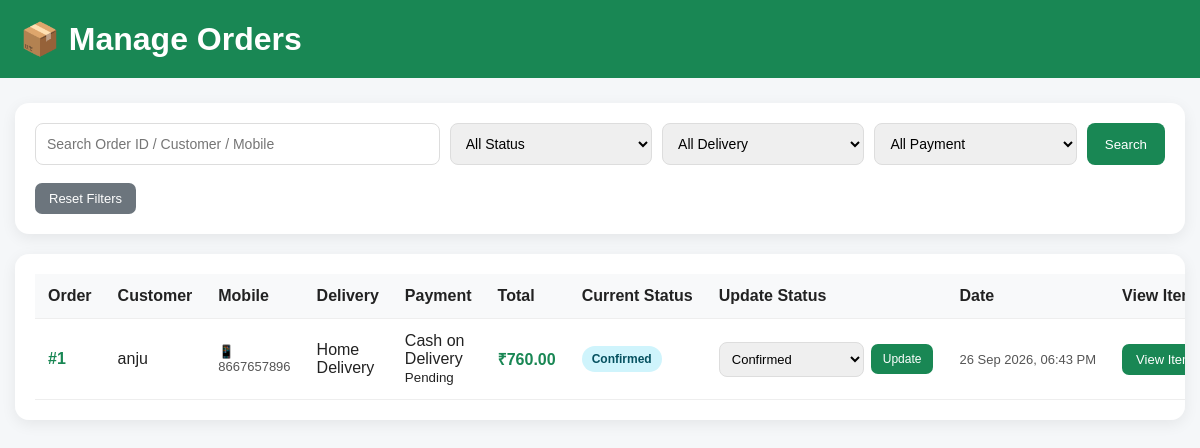
/orders/admin-orders/ (signed in), run on the app's committed database.
### orders/models.py (models this page shows, shortened)
class Order(models.Model):
    DELIVERY_CHOICES = [
        ("delivery", "Home Delivery"),
        ("pickup", "Shop Pickup"),
    ]
    PAYMENT_CHOICES = [
        ("cod", "Cash on Delivery"),
        ("online", "Online Payment"),
    ]
    STATUS_CHOICES = [
        ("pending", "Pending"),
        ("confirmed", "Confirmed"),
        ("preparing", "Preparing"),
        ("out_for_delivery", "Out for Delivery"),
        ("ready_pickup", "Ready for Pickup"),
        ("delivered", "Delivered"),
        ("cancelled", "Cancelled"),
    ]
    user = models.ForeignKey(
    User,
    on_delete=models.SET_NULL,
    null=True,
    blank=True,
    related_name="orders"
)
    customer_name = models.CharField(max_length=150)
    mobile = models.CharField(max_length=15)
    email = models.EmailField(blank=True)
    address = models.TextField(blank=True)
    city = models.CharField(max_length=100, blank=True)
    pincode = models.CharField(max_length=10, blank=True)
    delivery_type = models.CharField(
        max_length=20,
        choices=DELIVERY_CHOICES,
        default="delivery"
    )
    payment_method = models.CharField(
        max_length=20,
        choices=PAYMENT_CHOICES,
        default="cod"
    )
    payment_status = models.CharField(
        max_length=20,
        default="pending"
    )
    order_status = models.CharField(
        max_length=30,
        choices=STATUS_CHOICES,
        default="pending"
    )
    subtotal = models.DecimalField(
        max_digits=10,
        decimal_places=2
    )
    delivery_charge = models.DecimalField(
        max_digits=10,
        decimal_places=2,
        default=0
    )
    total_amount = models.DecimalField(
        max_digits=10,
        decimal_places=2
    )
    created_at = models.DateTimeField(
        auto_now_add=True
    )
    updated_at = models.DateTimeField(
        auto_now=True
    )

### orders/views.py (the view, shortened to what this page needs)
@login_required
@user_passes_test(is_admin_user)
def admin_orders(request):
    orders = Order.objects.prefetch_related(
        "items__product"
    ).order_by("-created_at")
    search = request.GET.get("search", "").strip()
    status = request.GET.get("status", "")
    delivery_type = request.GET.get("delivery_type", "")
    payment_method = request.GET.get("payment_method", "")
    if status:
        orders = orders.filter(
            order_status=status
        )
    if delivery_type:
        orders = orders.filter(
            delivery_type=delivery_type
        )
    if payment_method:
        orders = orders.filter(
            payment_method=payment_method
        )
    context = {
        "orders": orders,
        "search": search,
        "selected_status": status,
        "selected_delivery": delivery_type,
        "selected_payment": payment_method,
        "status_choices": Order.STATUS_CHOICES,
        "delivery_choices": Order.DELIVERY_CHOICES,
        "payment_choices": Order.PAYMENT_CHOICES,
    }
    return render(
        request,
        "orders/admin_orders.html",
        context
    )

### orders/views.py (called while the page is built)
def is_admin_user(user):
    return user.is_authenticated and user.is_staff

### templates/orders/admin_orders.html (shortened to what this page needs)
<!DOCTYPE html>
<html lang="en">
<head>
</head>
<body>
<div class="header">
    <h1>📦 Manage Orders</h1>
</div>
<div class="container">
<div class="filter-box">
    <form method="get">
        <div class="filters">
            <input
                type="text"
                name="search"
                placeholder="Search Order ID / Customer / Mobile"
                value="{{ search }}"
            >
            <select name="status">
                <option value="">All Status</option>
            </select>
            <select name="delivery_type">
                <option value="">All Delivery</option>
            </select>
            <select name="payment_method">
                <option value="">All Payment</option>
            </select>
            <button type="submit">
                Search
            </button>
        </div>
    </form>
    <br>
    <a
        href="{% url 'admin_orders' %}"
        class="view-btn reset"
    >
        Reset Filters
    </a>
</div>
<div class="table-box">
    <table>
        <thead>
            <tr>
                <th>Order</th>
                <th>Customer</th>
                <th>Mobile</th>
                <th>Delivery</th>
                <th>Payment</th>
                <th>Total</th>
                <th>Current Status</th>
                <th>Update Status</th>
                <th>Date</th>
                <th>View Items</th>
            </tr>
        </thead>
        <tbody>
        {% for order in orders %}
            <tr>
                <td>
                    <div class="order-id">
                        #{{ order.id }}
                    </div>
                </td>
                <td>
                    <div class="customer-info">
                        {{ order.customer_name }}
                    </div>
                </td>
                <td>
                    <div class="mobile">
                        📱 {{ order.mobile }}
                    </div>
                </td>
                <td>
                    {{ order.get_delivery_type_display }}
                </td>
                <td>
                    {{ order.get_payment_method_display }}
                    <br>
                    <small>
                        {{ order.payment_status|title }}
                    </small>
                </td>
                <td>
                    <span class="total">
                        ₹{{ order.total_amount|floatformat:2 }}
                    </span>
                </td>
                <td>
                    {% if order.order_status == "pending" %}
                        <span class="status pending">
                            Pending
                        </span>
                    {% elif order.order_status == "confirmed" %}
                        <span class="status confirmed">
                            Confirmed
                        </span>
                    {% elif order.order_status == "preparing" %}
                        <span class="status preparing">
                            Preparing
                        </span>
                    {% elif order.order_status == "out_for_delivery" %}
                        <span class="status delivery">
                            Out for Delivery
                        </span>
                    {% elif order.order_status == "ready_pickup" %}
                        <span class="status pickup">
                            Ready for Pickup
                        </span>
                    {% elif order.order_status == "delivered" %}
                        <span class="status delivered">
                            Delivered
                        </span>
                    {% elif order.order_status == "cancelled" %}
                        <span class="status cancelled">
                            Cancelled
                        </span>
                    {% else %}
                        <span class="status confirmed">
                            {{ order.get_order_status_display }}
                        </span>
                    {% endif %}
                </td>
                <td>
                    <form
                        method="post"
                        action="{% url 'admin_order_status_update' order.id %}"
                        class="status-form"
                    >
                        <select name="order_status">
                            {% for value, label in status_choices %}
                                <option
                                    value="{{ value }}"
                                    {% if order.order_status == value %}selected{% endif %}
                                >
                                    {{ label }}
                                </option>
                            {% endfor %}
                        </select>
                        <button
                            type="submit"
                            class="update-btn"
                        >
                            Update
                        </button>
                    </form>
                </td>
                <td>
                    <div class="date">
                        {{ order.created_at|date:"d M Y, h:i A" }}
                    </div>
                </td>
                <td>
                    <a href="{% url 'admin_order_detail' order.id %}" class="view-btn">
    View Items
</a>
                </td>
            </tr>
        {% endfor %}
        </tbody>
    </table>
</div>
</div>
</body>
</html>

### templates/orders/admin_orders.html (style rules this page uses)
* { box-sizing: border-box; }
body { margin: 0; font-family: Arial, sans-serif; background: #f5f7f9; color: #222; }
.header { background: #198754; color: white; padding: 20px; }
.header h1 { margin: 0; }
.container { max-width: 1600px; margin: 25px auto; padding: 0 15px; }
.filter-box { background: white; padding: 20px; border-radius: 14px; box-shadow: 0 4px 15px rgba(0, 0, 0, .07); margin-bottom: 20px; }
.filters { display: grid; grid-template-columns: 2fr 1fr 1fr 1fr auto; gap: 10px; }
input, select { width: 100%; padding: 11px; border: 1px solid #ddd; border-radius: 8px; font-size: 14px; }
button { border: none; background: #198754; color: white; padding: 11px 18px; border-radius: 8px; cursor: pointer; }
.table-box { background: white; border-radius: 14px; padding: 20px; box-shadow: 0 4px 15px rgba(0, 0, 0, .07); overflow-x: auto; }
table { width: 100%; border-collapse: collapse; min-width: 1100px; }
th, td { padding: 13px; border-bottom: 1px solid #eee; text-align: left; vertical-align: middle; }
th { background: #f8f9fa; white-space: nowrap; }
.order-id { font-weight: bold; color: #198754; font-size: 16px; }
.customer-info { line-height: 1.5; }
.mobile { color: #555; font-size: 13px; }
.date { white-space: nowrap; font-size: 13px; color: #555; }
.total { font-size: 16px; font-weight: bold; color: #198754; white-space: nowrap; }
.status { padding: 6px 10px; border-radius: 20px; font-size: 12px; font-weight: bold; display: inline-block; white-space: nowrap; }
.confirmed { background: #cff4fc; color: #055160; }
.status-form { display: flex; align-items: center; gap: 7px; }
.status-form select { min-width: 145px; padding: 8px; font-size: 13px; }
.update-btn { background: #198754; color: white; border: none; padding: 8px 12px; border-radius: 7px; font-size: 12px; cursor: pointer; }
.view-btn { background: #198754; color: white; text-decoration: none; padding: 8px 14px; border-radius: 7px; font-size: 13px; display: inline-block; white-space: nowrap; }
.reset { background: #6c757d; }

### data on the page
Order: id "1", customer_name "anju", mobile "8667657896", delivery_type "Home Delivery", payment_method "Cash on Delivery", payment_status "Pending", total_amount "760.00", shows "Confirmed", order_status "Confirmed", created_at "26 Sep 2026, 06:43 PM"
